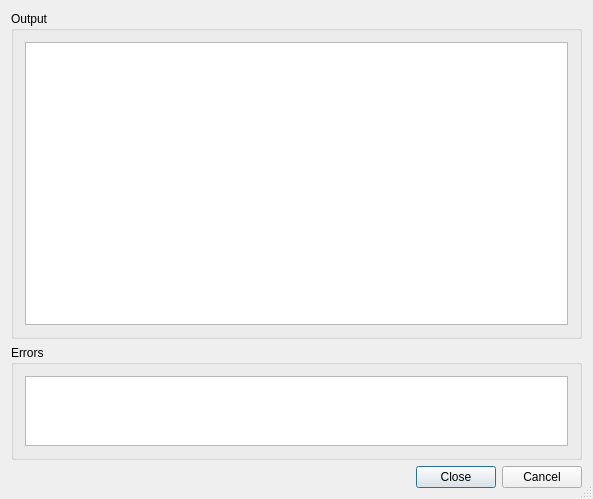
<ui version="4.0" >
 <class>SvnDialog</class>
 <widget class="QDialog" name="SvnDialog" >
  <property name="geometry" >
   <rect>
    <x>0</x>
    <y>0</y>
    <width>593</width>
    <height>499</height>
   </rect>
  </property>
  <property name="windowTitle" >
   <string>Subversion</string>
  </property>
  <property name="sizeGripEnabled" >
   <bool>true</bool>
  </property>
  <layout class="QVBoxLayout" >
   <item>
    <widget class="QGroupBox" name="outputGroup" >
     <property name="sizePolicy" >
      <sizepolicy vsizetype="Expanding" hsizetype="Preferred" >
       <horstretch>0</horstretch>
       <verstretch>3</verstretch>
      </sizepolicy>
     </property>
     <property name="title" >
      <string>Output</string>
     </property>
     <layout class="QVBoxLayout" >
      <item>
       <widget class="QTextEdit" name="resultbox" >
        <property name="focusPolicy" >
         <enum>Qt::NoFocus</enum>
        </property>
        <property name="readOnly" >
         <bool>true</bool>
        </property>
        <property name="acceptRichText" >
         <bool>false</bool>
        </property>
       </widget>
      </item>
     </layout>
    </widget>
   </item>
   <item>
    <widget class="QGroupBox" name="errorGroup" >
     <property name="sizePolicy" >
      <sizepolicy vsizetype="Expanding" hsizetype="Preferred" >
       <horstretch>0</horstretch>
       <verstretch>1</verstretch>
      </sizepolicy>
     </property>
     <property name="title" >
      <string>Errors</string>
     </property>
     <layout class="QVBoxLayout" >
      <item>
       <widget class="QTextEdit" name="errors" >
        <property name="focusPolicy" >
         <enum>Qt::NoFocus</enum>
        </property>
        <property name="readOnly" >
         <bool>true</bool>
        </property>
        <property name="acceptRichText" >
         <bool>false</bool>
        </property>
       </widget>
      </item>
     </layout>
    </widget>
   </item>
   <item>
    <widget class="QDialogButtonBox" name="buttonBox" >
     <property name="orientation" >
      <enum>Qt::Horizontal</enum>
     </property>
     <property name="standardButtons" >
      <set>QDialogButtonBox::Cancel|QDialogButtonBox::Close</set>
     </property>
    </widget>
   </item>
  </layout>
 </widget>
 <layoutdefault spacing="6" margin="11" />
 <pixmapfunction>qPixmapFromMimeSource</pixmapfunction>
 <resources/>
 <connections/>
</ui>
